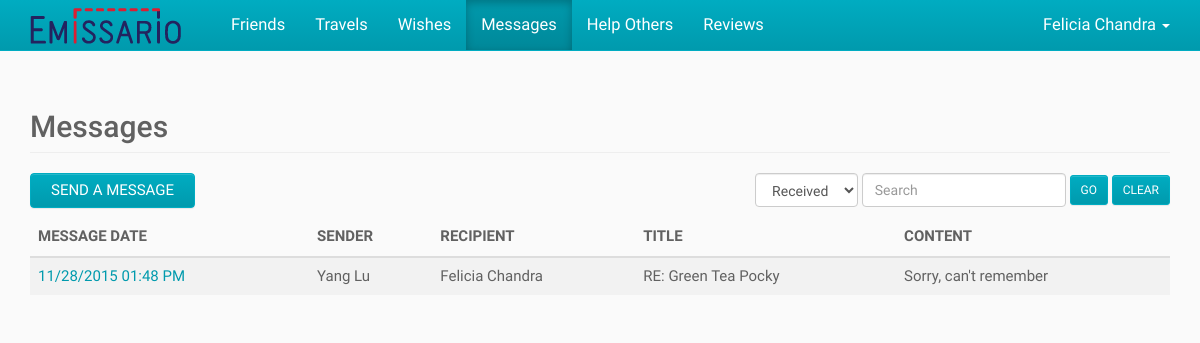
The page /index.php/messages (signed in) on the database its author committed.
### tables this page shows
CREATE TABLE IF NOT EXISTS User (
	ID BIGINT NOT NULL AUTO_INCREMENT,
    First_Name VARCHAR(100) NOT NULL,
    Last_Name VARCHAR(100) NULL,
    Email VARCHAR(100) NOT NULL UNIQUE,
    `Password` CHAR(255) NOT NULL,
    City VARCHAR(100) NULL,
    State VARCHAR(100) NULL,
    Country VARCHAR(2) NULL,
    Phone VARCHAR(100) NULL,
    Created_On DATETIME NULL,
    Modified_On DATETIME NULL,
    PRIMARY KEY (ID)
);

CREATE TABLE IF NOT EXISTS Message (
	ID BIGINT NOT NULL AUTO_INCREMENT,
    Sender_ID BIGINT NOT NULL,
    Recipient_ID BIGINT NOT NULL,
    Title VARCHAR(255) NULL,
    Content VARCHAR(10000) NOT NULL,
    Unread BIT NOT NULL DEFAULT 1,
    Wish_ID BIGINT NULL,
    Created_On DATETIME NULL,
    Modified_On DATETIME NULL,
    PRIMARY KEY (ID),
    FOREIGN KEY (Sender_ID) REFERENCES User (ID),
    FOREIGN KEY (Recipient_ID) REFERENCES User (ID),
    FOREIGN KEY (Wish_ID) REFERENCES Wish (ID)
);

### application/controllers/messages.php (called while the page is built, shortened)
<?php
class Messages
{
	public function index()
	{
		$userID = $GLOBALS["beans"]->siteHelper->getSession("userID");
		$messageType = "received";
		$search = "";
		$messages = $GLOBALS["beans"]->messageService->getMessages($userID, $messageType, $search);
		require APP . 'views/_templates/header.php';
		require APP . 'views/messages/index.php';
		require APP . 'views/_templates/footer.php';
	}
}

### index.php (called while the page is built, shortened)
<?php
$app = new Application();

### application/core/service.php (called while the page is built)
<?php
class Service
{
	function __construct($model)
	{
		$this->model = $model;
	}
}

### application/core/model.php (called while the page is built)
<?php
class Model
{
	function __construct($db)
	{
		$this->db = $db;
	}
}

### application/models/userModel.php (called while the page is built, shortened)
<?php
class UserModel extends Model
{
	public function getUser($userID)
	{
		$sql = "SELECT User.*, Country.Country_Name, State.State_Name
				FROM User
				LEFT JOIN Country ON Country.Country_Code = User.Country
				LEFT JOIN State ON State.State_Code = User.State
				WHERE User.ID = :user_id";
		$parameters = array(":user_id" => $userID);
		return $GLOBALS["beans"]->queryHelper->getSingleRowObject($this->db, $sql, $parameters);
	}
}

### application/helpers/queryHelper.php (called while the page is built, shortened)
<?php
class QueryHelper
{
	public function getSingleRowObject($db, $sql, $parameters) {
		$query = $db->prepare($sql);
		$query->execute($parameters);
		$result = $query->fetch();
		return $result;
	}
}

### application/services/userService.php (called while the page is built, shortened)
<?php
class UserService extends Service
{
	public function getUser($userID)
	{
		return $this->model->getUser($userID);
	}
}

### application/models/messageModel.php (called while the page is built, shortened)
<?php
class MessageModel extends Model
{
	public function getMessages($userID, $messageType = "", $search = "")
	{
		$sql = "SELECT Message.*,
					Sender.First_name AS Sender_First_Name,
					Sender.Last_name AS Sender_Last_Name,
					Recipient.First_Name AS Recipient_First_Name,
					Recipient.Last_Name AS Recipient_Last_Name,
					DATE_FORMAT(Message.Created_On, '%m/%d/%Y %h:%i %p') AS Formatted_Created_On
				FROM Message
				INNER JOIN User Sender ON Sender.ID = Message.Sender_ID
				INNER JOIN User Recipient ON Recipient.ID = Message.Recipient_ID
				WHERE";
		if (strcasecmp($messageType, "received") == 0)
		{
			$sql .= " Message.Recipient_ID = :user_id";
		}
		$sql .= " ORDER BY Message.Created_On DESC";
		$parameters = array(":user_id" => $userID);
		$query = $this->db->prepare($sql);
		$query->execute($parameters);
		return $query->fetchAll();
	}
}

### application/services/messageService.php (called while the page is built, shortened)
<?php
class MessageService extends Service
{
	public function getMessages($userID, $messageType = "", $search = "")
	{
		return $this->model->getMessages($userID, $messageType, $search);
	}
}

### application/views/messages/index.php (the view, shortened to what this page needs)
<div class="container">
	<h2 class="page-header">Messages</h2>
	<div class="clearfix table-action">
		<button type="button" id="send" class="btn btn-default">Send a Message</button>
		<form method="post" class="form-inline table-filter pull-right">
			<div class="form-group">
				<select id="messageType" name="messageType" class="form-control">
					<option value="received" <?php if (strcasecmp("received", $messageType) == 0) { ?>selected<?php } ?>>Received</option>
				</select>
			</div>
			<div class="form-group">
				<input type="text" id="search" name="search" value="<?php echo $search; ?>" class="form-control" placeholder="Search" />
			</div>
			<button type="submit" class="btn btn-default btn-sm">Go</button>
			<button type="button" id="clear" class="btn btn-default btn-sm">Clear</button>
		</form>
	</div>
	<div class="table-responsive">
		<table class="table table-striped">
			<thead>
				<tr>
					<th>Message Date</th>
					<th>Sender</th>
					<th>Recipient</th>
					<th>Title</th>
					<th>Content</th>
				</tr>
			</thead>
			<tbody>
				<?php foreach ($messages as $message) { ?>
					<tr>
						<td>
							<a href="<?php echo URL_WITH_INDEX_FILE . "messages/view/" . $message->ID; ?>">
								<?php echo $message->Formatted_Created_On ?>
							</a>
						</td>
						<td><?php echo $message->Sender_First_Name . " " . $message->Sender_Last_Name ?></td>
						<td><?php echo $message->Recipient_First_Name . " " . $message->Recipient_Last_Name ?></td>
						<td><?php echo $message->Title ?></td>
						<td class="truncate"><?php echo $message->Content ?></td>
					</tr>
				<?php } ?>
			</tbody>
		</table>
	</div>
</div>

### application/views/_templates/header.php (shortened to what this page needs)
<?php
$activeView = "";
if (array_key_exists("PATH_INFO", $_SERVER)) {
	$pathInfoArray = explode("/", $_SERVER["PATH_INFO"]);
	$activeView = $pathInfoArray[1];
}
if (!isset($user)) {
	$user = $GLOBALS["beans"]->userService->getUser($userID);
}
?><!DOCTYPE html>
<html lang="en">
<head>
	<link href="<?php echo URL; ?>public/css/bootstrap.css" rel="stylesheet">
	<link href="<?php echo URL; ?>public/css/bootstrap-theme.css" rel="stylesheet">
	<link href="<?php echo URL; ?>public/css/bootstrap-datepicker3.css" rel="stylesheet">
</head>
<body>
	<nav class="navbar navbar-inverse navbar-fixed-top">
		<div class="container">
			<div class="navbar-header">
				<a class="navbar-brand" href="<?php echo URL_WITH_INDEX_FILE; ?>">
					<img alt="Emissario" src="<?php echo URL; ?>public/img/logo.png" />
				</a>
			</div>
			<?php if (is_numeric($userID)) { ?>
				<div id="navbar" class="navbar-collapse collapse">
					<ul class="nav navbar-nav navbar-left">
						<?php echo $GLOBALS["beans"]->siteHelper->getNavigationHTML($activeView); ?>
					</ul>
					<ul class="nav navbar-nav navbar-right">
						<li class="dropdown">
							<a class="dropdown-toggle" href="#!" aria-expanded="false" aria-haspopup="true" role="button" data-toggle="dropdown">
								<?php echo $user->First_Name . " " . $user->Last_Name ?>
								<span class="caret"></span>
							</a>
						</li>
					</ul>
				</div>
			<?php } ?>
		</div>
	</nav>

### rows shown on the page
user: First_Name "Felicia", Last_Name "Chandra"
message: Formatted_Created_On "11/28/2015 01:48 PM", Sender_ID.First_Name "Yang", Sender_ID.Last_Name "Lu", Recipient_ID.First_Name "Felicia", Recipient_ID.Last_Name "Chandra", Title "RE: Green Tea Pocky", Content "Sorry, can't remember"

### other values the page prints
$viewTitle "Friends"
$viewTitle "Travels"
$viewTitle "Wishes"
$viewTitle "Messages"
$viewTitle "Help Others"
$viewTitle "Reviews"
